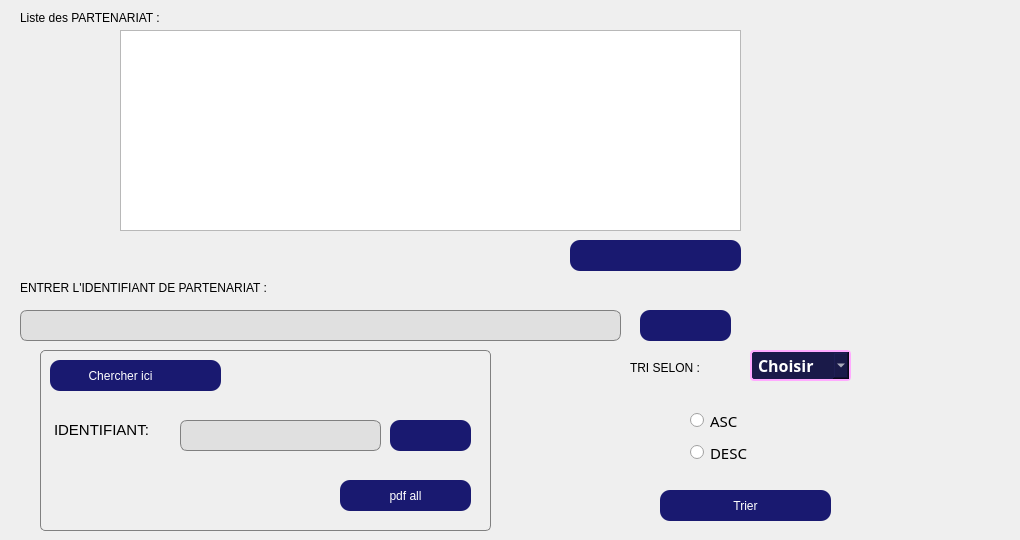
   <widget class="QWidget" name="tab_10">
    <attribute name="title">
     <string>LISTE</string>
    </attribute>
    <widget class="QLabel" name="label_67">
     <property name="geometry">
      <rect>
       <x>20</x>
       <y>10</y>
       <width>351</width>
       <height>16</height>
      </rect>
     </property>
     <property name="styleSheet">
      <string notr="true">font: 11pt &quot;Copperplate Gothic Bold&quot;;
color: rgb(0, 0, 0);</string>
     </property>
     <property name="text">
      <string>Liste des PARTENARIAT : </string>
     </property>
    </widget>
    <widget class="QTableView" name="tablepartenariat">
     <property name="geometry">
      <rect>
       <x>120</x>
       <y>30</y>
       <width>621</width>
       <height>201</height>
      </rect>
     </property>
     <property name="styleSheet">
      <string notr="true">#tableView {
border: 3px solid gray;
border-radius: 40px;
background: white;
    background-color: #f0f0f0; /* Couleur de fond */

}

</string>
     </property>
    </widget>
    <widget class="QLabel" name="label_68">
     <property name="geometry">
      <rect>
       <x>20</x>
       <y>280</y>
       <width>441</width>
       <height>16</height>
      </rect>
     </property>
     <property name="styleSheet">
      <string notr="true">font: 11pt &quot;Copperplate Gothic Bold&quot;;
color: rgb(0, 0, 0);</string>
     </property>
     <property name="text">
      <string>ENTRER L'IDENTIFIANT DE PARTENARIAT :</string>
     </property>
    </widget>
    <widget class="QLineEdit" name="lineEdit_id_p_supp">
     <property name="geometry">
      <rect>
       <x>20</x>
       <y>310</y>
       <width>601</width>
       <height>31</height>
      </rect>
     </property>
     <property name="styleSheet">
      <string notr="true">QLineEdit {
    background-color: #e0e0e0; /* Couleur de fond par défaut */
    color: #808080; /* Couleur du texte par défaut (gris clair) */
    border: 1px solid #808080; /* Bordure grise par défaut */
    border-radius: 7px; /* Arrondir les coins par défaut */
}

QLineEdit:focus {
    background-color: #fafad2; /* Nouvelle couleur de fond lorsque le lineEdit est en focus */
    color: #000000; /* Nouvelle couleur du texte lorsque le lineEdit est en focus (noir) */
    border-color: #D3D3D3; /* Nouvelle couleur de la bordure lorsque le lineEdit est en focus */
}
</string>
     </property>
    </widget>
    <widget class="QLabel" name="label_69">
     <property name="geometry">
      <rect>
       <x>630</x>
       <y>360</y>
       <width>381</width>
       <height>16</height>
      </rect>
     </property>
     <property name="styleSheet">
      <string notr="true">font: 11pt &quot;Copperplate Gothic Bold&quot;;
color: rgb(0, 0, 0);</string>
     </property>
     <property name="text">
      <string>TRI SELON :</string>
     </property>
    </widget>
    <widget class="QPushButton" name="pushButton_44">
     <property name="geometry">
      <rect>
       <x>570</x>
       <y>240</y>
       <width>171</width>
       <height>31</height>
      </rect>
     </property>
     <property name="styleSheet">
      <string notr="true">QPushButton {
	image: url(:/images/img/1708110523743.png);
	font: 12pt &quot;Century Gothic&quot;;
    background-color: #191970; /* Couleur de fond */
    color: #fff; /* Couleur du texte */
    border: none; /* Pas de bordure */
    border-radius: 10px; /* Arrondir les coins */
}

/* Style lorsque la souris survole le bouton */
QPushButton:hover {
	color: rgb(255, 255, 255);

background:#DAA520;
border: none;
}

/* Style lorsque le bouton est enfoncé */
QPushButton:pressed {
    background-color: #b8860b; /* Couleur de fond en cas d'appui */
    border: 1px solid #446cff; /* Bordure en cas d'appui */
}

/* Style lorsque le bouton est enfoncé et coché (utilisé pour les boutons à bascule) */
QPushButton:checked {
    background-color: #3761ff; /* Couleur de fond en cas de bouton coché */
    border: 1px solid #3761ff; /* Bordure en cas de bouton coché */
}




</string>
     </property>
     <property name="text">
      <string/>
     </property>
    </widget>
    <widget class="QPushButton" name="pushButton_46">
     <property name="geometry">
      <rect>
       <x>660</x>
       <y>490</y>
       <width>171</width>
       <height>31</height>
      </rect>
     </property>
     <property name="styleSheet">
      <string notr="true">QPushButton {
	font: 12pt &quot;Century Gothic&quot;;
    background-color: #191970; /* Couleur de fond */
    color: #fff; /* Couleur du texte */
    border: none; /* Pas de bordure */
    border-radius: 10px; /* Arrondir les coins */
}

/* Style lorsque la souris survole le bouton */
QPushButton:hover {
	color: rgb(255, 255, 255);

background:#DAA520;
border: none;
}

/* Style lorsque le bouton est enfoncé */
QPushButton:pressed {
    background-color: #b8860b; /* Couleur de fond en cas d'appui */
    border: 1px solid #446cff; /* Bordure en cas d'appui */
}

/* Style lorsque le bouton est enfoncé et coché (utilisé pour les boutons à bascule) */
QPushButton:checked {
    background-color: #3761ff; /* Couleur de fond en cas de bouton coché */
    border: 1px solid #3761ff; /* Bordure en cas de bouton coché */
}




</string>
     </property>
     <property name="text">
      <string>Trier</string>
     </property>
    </widget>
    <widget class="QPushButton" name="pushButton_supprimer">
     <property name="geometry">
      <rect>
       <x>640</x>
       <y>310</y>
       <width>91</width>
       <height>31</height>
      </rect>
     </property>
     <property name="styleSheet">
      <string notr="true">QPushButton {
	image: url(:/images/img/Picsart_24-02-16_20-04-00-348.png);
	font: 12pt &quot;Century Gothic&quot;;
    background-color: #191970; /* Couleur de fond */
    color: #fff; /* Couleur du texte */
    border: none; /* Pas de bordure */
    border-radius: 10px; /* Arrondir les coins */
}

/* Style lorsque la souris survole le bouton */
QPushButton:hover {
	color: rgb(255, 255, 255);

background:#DAA520;
border: none;
}

/* Style lorsque le bouton est enfoncé */
QPushButton:pressed {
    background-color: #b8860b; /* Couleur de fond en cas d'appui */
    border: 1px solid #446cff; /* Bordure en cas d'appui */
}

/* Style lorsque le bouton est enfoncé et coché (utilisé pour les boutons à bascule) */
QPushButton:checked {
    background-color: #3761ff; /* Couleur de fond en cas de bouton coché */
    border: 1px solid #3761ff; /* Bordure en cas de bouton coché */
}




</string>
     </property>
     <property name="text">
      <string/>
     </property>
    </widget>
    <widget class="QFrame" name="frame_4">
     <property name="geometry">
      <rect>
       <x>40</x>
       <y>350</y>
       <width>451</width>
       <height>181</height>
      </rect>
     </property>
     <property name="styleSheet">
      <string notr="true">QFrame {
    color: #808080; /* Couleur du texte par défaut (gris clair) */
    border: 1px solid #808080; /* Bordure grise par défaut */
    border-radius: 5px; /* Coins arrondis */
}
</string>
     </property>
     <property name="frameShape">
      <enum>QFrame::StyledPanel</enum>
     </property>
     <property name="frameShadow">
      <enum>QFrame::Raised</enum>
     </property>
     <widget class="QPushButton" name="pushButton_48">
      <property name="geometry">
       <rect>
        <x>10</x>
        <y>10</y>
        <width>171</width>
        <height>31</height>
       </rect>
      </property>
      <property name="styleSheet">
       <string notr="true">QPushButton {
	image: url(:/images/img/Picsart_24-02-16_20-08-03-121.png);
	font: 12pt &quot;Century Gothic&quot;;
    background-color: #191970; /* Couleur de fond */
    color: #fff; /* Couleur du texte */
    border: none; /* Pas de bordure */
    border-radius: 10px; /* Arrondir les coins */
    image-position:  right;/* Position de l'image à gauche */

    padding-right: 20px; /* Décaler le texte vers la droite */
}

/* Style lorsque la souris survole le bouton */
QPushButton:hover {
	color: rgb(255, 255, 255);

background:#DAA520;
border: none;
}

/* Style lorsque le bouton est enfoncé */
QPushButton:pressed {
    background-color: #b8860b; /* Couleur de fond en cas d'appui */
    border: 1px solid #446cff; /* Bordure en cas d'appui */
}

/* Style lorsque le bouton est enfoncé et coché (utilisé pour les boutons à bascule) */
QPushButton:checked {
    background-color: #3761ff; /* Couleur de fond en cas de bouton coché */
    border: 1px solid #3761ff; /* Bordure en cas de bouton coché */
}




</string>
      </property>
      <property name="text">
       <string>Chercher ici   </string>
      </property>
     </widget>
     <widget class="QLineEdit" name="lineEdit_45">
      <property name="geometry">
       <rect>
        <x>140</x>
        <y>70</y>
        <width>201</width>
        <height>31</height>
       </rect>
      </property>
      <property name="styleSheet">
       <string notr="true">QLineEdit {
    background-color: #e0e0e0; /* Couleur de fond par défaut */
    color: #808080; /* Couleur du texte par défaut (gris clair) */
    border: 1px solid #808080; /* Bordure grise par défaut */
    border-radius: 7px; /* Arrondir les coins par défaut */
}

QLineEdit:focus {
    background-color: #fafad2; /* Nouvelle couleur de fond lorsque le lineEdit est en focus */
    color: #000000; /* Nouvelle couleur du texte lorsque le lineEdit est en focus (noir) */
    border-color: #D3D3D3; /* Nouvelle couleur de la bordure lorsque le lineEdit est en focus */
}
</string>
      </property>
     </widget>
     <widget class="QLabel" name="label_70">
      <property name="geometry">
       <rect>
        <x>10</x>
        <y>70</y>
        <width>121</width>
        <height>21</height>
       </rect>
      </property>
      <property name="styleSheet">
       <string notr="true">color: rgb(0, 0, 0);
border-color: transparent;</string>
      </property>
      <property name="text">
       <string>&lt;html&gt;&lt;head/&gt;&lt;body&gt;&lt;p&gt;&lt;span style=&quot; font-size:11pt;&quot;&gt;IDENTIFIANT: &lt;/span&gt;&lt;/p&gt;&lt;/body&gt;&lt;/html&gt;</string>
      </property>
     </widget>
     <widget class="QPushButton" name="pushButton_49">
      <property name="geometry">
       <rect>
        <x>350</x>
        <y>70</y>
        <width>81</width>
        <height>31</height>
       </rect>
      </property>
      <property name="styleSheet">
       <string notr="true">QPushButton {
	image: url(:/images/img/Picsart_24-02-16_20-04-56-340.png);
	font: 12pt &quot;Century Gothic&quot;;
    background-color: #191970; /* Couleur de fond */
    color: #fff; /* Couleur du texte */
    border: none; /* Pas de bordure */
    border-radius: 10px; /* Arrondir les coins */
}

/* Style lorsque la souris survole le bouton */
QPushButton:hover {
	color: rgb(255, 255, 255);

background:#DAA520;
border: none;
}

/* Style lorsque le bouton est enfoncé */
QPushButton:pressed {
    background-color: #b8860b; /* Couleur de fond en cas d'appui */
    border: 1px solid #446cff; /* Bordure en cas d'appui */
}

/* Style lorsque le bouton est enfoncé et coché (utilisé pour les boutons à bascule) */
QPushButton:checked {
    background-color: #3761ff; /* Couleur de fond en cas de bouton coché */
    border: 1px solid #3761ff; /* Bordure en cas de bouton coché */
}




</string>
      </property>
      <property name="text">
       <string/>
      </property>
     </widget>
     <widget class="QPushButton" name="pdf_2">
      <property name="geometry">
       <rect>
        <x>300</x>
        <y>130</y>
        <width>131</width>
        <height>31</height>
       </rect>
      </property>
      <property name="styleSheet">
       <string notr="true">QPushButton {
	font: 12pt &quot;Century Gothic&quot;;
    background-color: #191970; /* Couleur de fond */
    color: #fff; /* Couleur du texte */
    border: none; /* Pas de bordure */
    border-radius: 10px; /* Arrondir les coins */
}

/* Style lorsque la souris survole le bouton */
QPushButton:hover {
	color: rgb(255, 255, 255);

background:#DAA520;
border: none;
}

/* Style lorsque le bouton est enfoncé */
QPushButton:pressed {
    background-color: #b8860b; /* Couleur de fond en cas d'appui */
    border: 1px solid #446cff; /* Bordure en cas d'appui */
}

/* Style lorsque le bouton est enfoncé et coché (utilisé pour les boutons à bascule) */
QPushButton:checked {
    background-color: #3761ff; /* Couleur de fond en cas de bouton coché */
    border: 1px solid #3761ff; /* Bordure en cas de bouton coché */
}




</string>
      </property>
      <property name="text">
       <string>pdf all</string>
      </property>
     </widget>
    </widget>
    <widget class="QRadioButton" name="deso_2">
     <property name="geometry">
      <rect>
       <x>690</x>
       <y>442</y>
       <width>110</width>
       <height>21</height>
      </rect>
     </property>
     <property name="font">
      <font>
       <family>Copperplate Gothic Bold</family>
       <pointsize>11</pointsize>
       <weight>50</weight>
       <italic>false</italic>
       <bold>false</bold>
      </font>
     </property>
     <property name="styleSheet">
      <string notr="true">font: 11pt &quot;Copperplate Gothic Bold&quot;;
color: rgb(0, 0, 0);</string>
     </property>
     <property name="text">
      <string>DESC</string>
     </property>
    </widget>
    <widget class="QRadioButton" name="asc_2">
     <property name="geometry">
      <rect>
       <x>690</x>
       <y>410</y>
       <width>110</width>
       <height>21</height>
      </rect>
     </property>
     <property name="font">
      <font>
       <family>Copperplate Gothic Bold</family>
       <pointsize>11</pointsize>
       <weight>50</weight>
       <italic>false</italic>
       <bold>false</bold>
      </font>
     </property>
     <property name="styleSheet">
      <string notr="true">font: 11pt &quot;Copperplate Gothic Bold&quot;;
color: rgb(0, 0, 0);</string>
     </property>
     <property name="text">
      <string>ASC</string>
     </property>
    </widget>
    <widget class="QComboBox" name="triebox_2">
     <property name="geometry">
      <rect>
       <x>750</x>
       <y>350</y>
       <width>101</width>
       <height>31</height>
      </rect>
     </property>
     <property name="font">
      <font>
       <family>Arial Rounded MT Bold</family>
       <pointsize>12</pointsize>
       <weight>75</weight>
       <italic>false</italic>
       <bold>true</bold>
       <underline>false</underline>
       <strikeout>false</strikeout>
      </font>
     </property>
     <property name="mouseTracking">
      <bool>false</bool>
     </property>
     <property name="accessibleDescription">
      <string/>
     </property>
     <property name="layoutDirection">
      <enum>Qt::LeftToRight</enum>
     </property>
     <property name="styleSheet">
      <string notr="true">/* Style for QComboBox */
QComboBox {
    background-color: #1a1a49;
    border: 2px solid rgb(255, 170, 255);
    color: rgb(255, 255,255);
    padding: 6px; /* Adjust padding as needed */
    border-radius: 4px;
}

/* Dropdown arrow color */
QComboBox::down-arrow {
    color: white;
}

/* Placeholder text color */
QComboBox::placeholderText {
    color: rgba(255, 255, 255, 0.7);
}

/* Border and background color on focus */
QComboBox:focus {
    border: 2px solid #abdbe3; /* Change color on focus */
    background-color: #2a2a69; /* Change background color on focus */
}
</string>
     </property>
     <property name="editable">
      <bool>false</bool>
     </property>
     <property name="currentIndex">
      <number>0</number>
     </property>
     <item>
      <property name="text">
       <string>Choisir</string>
      </property>
     </item>
     <item>
      <property name="text">
       <string>date_debut</string>
      </property>
     </item>
     <item>
      <property name="text">
       <string>date_fin</string>
      </property>
     </item>
    </widget>
   </widget>
